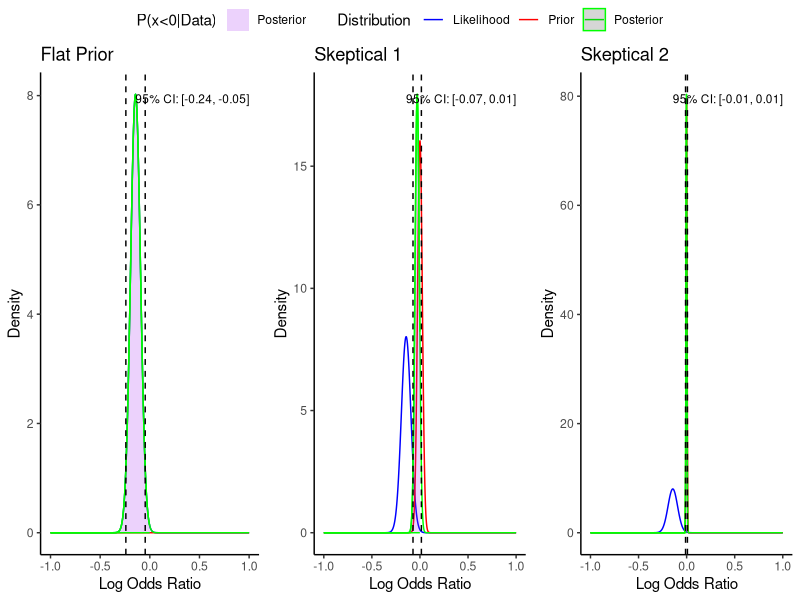
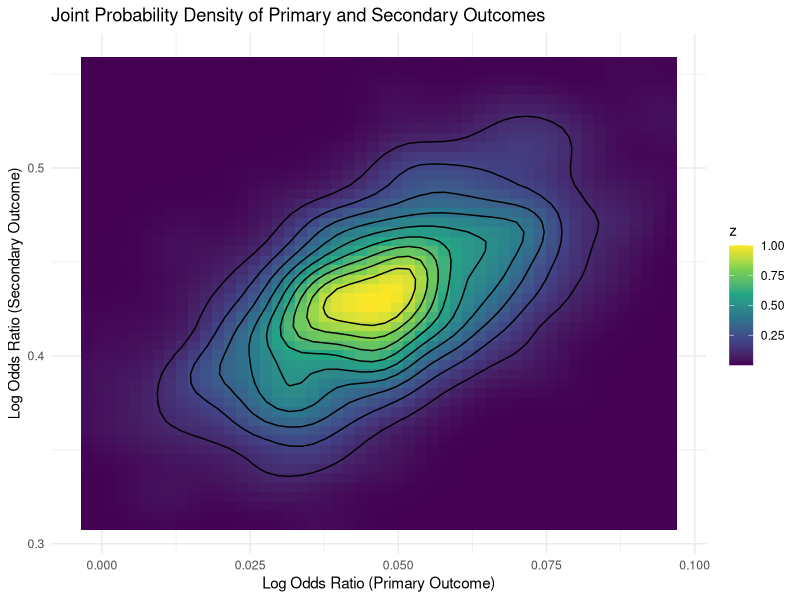
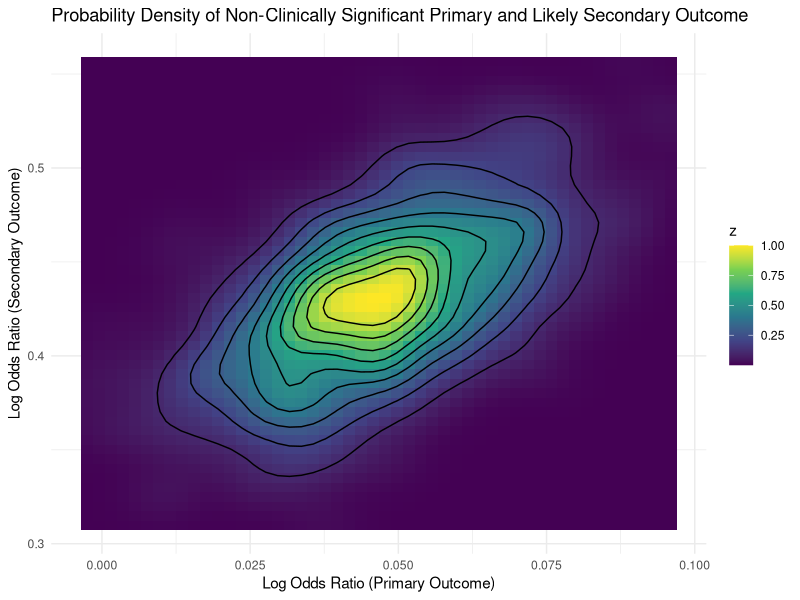

Reproduce these figures in R, in order.
## ---- chunk 1
knitr::opts_chunk$set(echo = FALSE,warning = FALSE,message = FALSE)
## ---- chunk 2
# Install necessary packages if not already installed
if (!require("metafor")) install.packages("metafor")
library(metafor)
library(reshape)
library(ggplot2)
library(MASS)
library(ggplot2)
library(reshape2)  # For melting data frames
library(gridExtra)  # 
library(ggpubr)
library(kernlab)


# Your data from the table (replace with your actual values)
events_treatment <- c(819, 575, 261, 435, 135, 269, 434)
events_placebo <- c(927, 663, 334, 529, 158, 257, 420)
n_treatment <- rep(6992, 7)  # Same N for all treatment groups
n_placebo <- rep(6978, 7)  # Same N for all placebo groups

# Convert proportions to log odds ratios
log_or <- log((events_treatment / (n_treatment - events_treatment)) /
              (events_placebo / (n_placebo - events_placebo)))

# Standard errors for the log odds ratios, derived from the CIs
ci_lower <- c(0.79, 0.76, 0.66, 0.72, 0.67, 0.88, 0.90) # replace with actual lower CI values
ci_upper <- c(0.96, 0.96, 0.91, 0.92, 1.07, 1.24, 1.18) # replace with actual upper CI values
se_log_or <- (log(ci_upper) - log(ci_lower)) / (2 * qnorm(0.975))

# Prior distributions
# Flat prior (mean = 0, large variance)
flat_prior <- list(mu = 0, sigma = 1e6)

# Skeptical priors (mean = 0, smaller variance)
prior_mu <- 0
prior_sigma <- c(0.5*se_log_or)  # replace with your 7 sigma values
# Create a list of prior lists, one for each set of log_or and se_log_or
prior_list1 <- lapply(prior_sigma, function(sigma) list(mu = prior_mu, sigma = sigma))


prior_sigma <- c(0.1*se_log_or)  # replace with your 7 sigma values
# Create a list of prior lists, one for each set of log_or and se_log_or
prior_list2 <- lapply(prior_sigma, function(sigma) list(mu = prior_mu, sigma = sigma))


# Function to calculate the posterior
calc_posterior <- function(log_or, se, prior) {
  var_prior <- prior$sigma^2
  var_data <- se^2
  var_post <- 1 / (1 / var_prior + 1 / var_data)
  mu_post <- var_post * (log_or / var_data + prior$mu / var_prior)
  lower_CI=qnorm(0.025,mean=mu_post,sd = sqrt(var_post))
  upper_CI=qnorm(0.975,mean=mu_post,sd = sqrt(var_post))
  return(list(mu = mu_post, sigma = sqrt(var_post),p0=pnorm(0,mean = mu_post,sd=sqrt(var_post))))
}


# You can then summarize the posterior distributions as needed.
## ---- chunk 3


post_flat <- matrix(unlist(mapply(calc_posterior, log_or, se_log_or, MoreArgs = list(prior = flat_prior), SIMPLIFY = FALSE)),byrow=T,ncol=3,dimnames = list(rep(paste0("Primary Outcome ",1:7)),c("mu1","sigma1","p(logOR<0|data)")))

post_skeptical_1 <- matrix(unlist(mapply(calc_posterior, log_or, se_log_or,prior_list1, SIMPLIFY = FALSE)),byrow=TRUE,ncol=3,dimnames = list(rep(paste0("Primary Outcome ",1:7)),c("mu1","sigma1","p(logOR<0|data)")))

post_skeptical_2 <- matrix(unlist( mapply(calc_posterior, log_or, se_log_or, prior_list2, SIMPLIFY = FALSE)),byrow=T,ncol=3,dimnames = list(rep(paste0("Primary Outcome ",1:7)),c("mu1","sigma1","p(logOR<0|data)")))


## ---- chunk 4
post_flat
## ---- chunk 5
post_skeptical_1
## ---- chunk 6
post_skeptical_2

## ---- chunk 7
# Function to calculate the posterior and plot the distributions

plot_distributions <- function(log_or, se, prior, endpoint_name) {
  # Create a sequence of x values for plotting the distributions
  x_vals <- seq(from = -1, to = 1, length.out = 1000)

  # Define distributions
  likelihood <- dnorm(x_vals, mean = log_or, sd = se)
  prior_dist <- dnorm(x_vals, mean = prior$mu, sd = prior$sigma)
  posterior <- calc_posterior(log_or, se, prior)
  post_dist <- dnorm(x_vals, mean = posterior$mu, sd = posterior$sigma)

  # Calculate the 95% CI for the posterior distribution
  ci_lower <- qnorm(0.025, posterior$mu, posterior$sigma)
  ci_upper <- qnorm(0.975, posterior$mu, posterior$sigma)

  # Prepare data for ggplot
  plot_data <- data.frame(x = x_vals, Likelihood = likelihood, Prior = prior_dist, Posterior = post_dist)
  plot_data <- melt(plot_data, id.vars = "x")

  # Create the plot
  p <- ggplot(plot_data, aes(x = x, y = value, color = variable)) +
    geom_line() +
    geom_ribbon(data = subset(plot_data, variable == "Posterior" & x < 0), 
                aes(ymin = 0, ymax = value, fill = variable), alpha = 0.2) +
    geom_vline(xintercept = ci_lower, linetype = "dashed", color = "black") +
    geom_vline(xintercept = ci_upper, linetype = "dashed", color = "black") +
    annotate("text", x = 1, y = max(plot_data$value), label = sprintf("95%% CI: [%.2f, %.2f]", ci_lower, ci_upper), hjust = 1, vjust = 1, size = 3) +
    scale_color_manual(values = c("Likelihood" = "blue", "Prior" = "red", "Posterior" = "green")) +
    scale_fill_manual(values = c("Posterior" = "Purple")) +
    labs(title = endpoint_name, x = "Log Odds Ratio", y = "Density",fill="P(x<0|Data)",col="Distribution") +
    theme_classic() +
    xlim(-1, 1) # Set x limits

  return(p)
}


flat_prior <- list(mu = 0, sigma = 1e6)
# Skeptical priors (mean = 0, smaller variance)
skeptical_prior_1 <- list(mu = 0, sigma = 0.5*se_log_or[1])
skeptical_prior_2 <- list(mu = 0, sigma = 0.1*se_log_or[1])


plot_primary <- plot_distributions(log_or = log_or[1],se = se_log_or[1], flat_prior, "Flat Prior")
plot_secondary1 <- plot_distributions(log_or = log_or[1],se = se_log_or[1], prior = skeptical_prior_1, "Skeptical 1")
plot_secondary2 <- plot_distributions(log_or = log_or[1],se = se_log_or[1],prior=skeptical_prior_2, "Skeptical 2")


# Arrange the plots in a single row
ggpubr::ggarrange(plot_primary, plot_secondary1, plot_secondary2, nrow = 1,common.legend=TRUE)


## ---- chunk 8

# Event counts for secondary outcomes from the table
n_treated=7001
n_placebo=6964
events_treated <- n_treated * 11.5 / 100  # Number of events in treated group
events_placebo <- n_placebo * 8.6 / 100  # Number of events in placebo group


or_func=function(events_treated,events_placebo,n_treated,n_placebo){
# Calculate odds for each group
  nonevents_treated <- n_treated - events_treated  # Number of nonevents in treated group

  nonevents_placebo <- n_placebo - events_placebo  # Number of nonevents in placebo group

odds_treated <- events_treated / nonevents_treated
odds_placebo <- events_placebo / nonevents_placebo

# Calculate odds ratio
or_secondary <- odds_treated / odds_placebo

# Calculate log odds ratio
log_or_secondary <- log(or_secondary)

# Calculate the variance and standard error of logOR
var_log_or_secondary <- (1 / events_treated) + (1 / nonevents_treated) + 
                        (1 / events_placebo) + (1 / nonevents_placebo)
se_log_or_secondary <- sqrt(var_log_or_secondary)

return(list(logor=log_or_secondary,logse=se_log_or_secondary))}
# Output the standard error of the log odds ratio
#se_log_or_secondary

## ---- chunk 9

# Event counts for secondary outcomes from the table
n_treated <- 7001
n_placebo <- 6964
events_treated <- n_treated * 11.5 / 100  # Number of events in treated group
events_placebo <- n_placebo * 8.6 / 100  # Number of events in placebo group

# Use the function to calculate OR and SE for the secondary outcome
secondary_outcome <- or_func(events_treated, events_placebo, n_treated, n_placebo)
log_or_secondary <- secondary_outcome$logor
se_log_or_secondary <- secondary_outcome$logse

# Define the log odds ratio (logOR) and its standard error for the primary outcome
log_or_primary <- log(0.87)
se_log_or_primary <- (log(0.96) - log(0.79)) / (2 * qnorm(0.975))


se_primary <- (log(0.96) - log(0.79)) / (2 * qnorm(0.975))
se_secondary <- c(0.05) # Placeholder standard errors, replace with actual values

 # For kernel density estimation

# Define prior means and variances
mu_prior <- c(0, 0)  # Assuming a prior mean of 0 for both outcomes
var_primary_prior <- (0.5 * se_log_or_primary)^2  # Smaller variance for primary outcome
var_secondary_prior <- (2 * se_log_or_secondary)^2  # Larger variance for secondary outcome

# Create the prior covariance matrix, incorporating correlation
rho <- 0.8  # Correlation coefficient
Sigma_prior <- matrix(c(var_primary_prior, rho * sqrt(var_primary_prior * var_secondary_prior),
                        rho * sqrt(var_primary_prior * var_secondary_prior), var_secondary_prior),
                      nrow = 2)

# Create the sample covariance matrix
Sigma_sample <- matrix(c(se_log_or_primary^2, rho * se_log_or_primary * se_log_or_secondary,
                         rho * se_log_or_primary * se_log_or_secondary, se_log_or_secondary^2),
                       nrow = 2)

# Calculate the posterior mean and covariance
Sigma_post_inv <- solve(Sigma_prior) + solve(Sigma_sample)
Sigma_post <- solve(Sigma_post_inv)
mu_post <- Sigma_post %*% (solve(Sigma_prior) %*% mu_prior +
                           solve(Sigma_sample) %*% c(log_or_primary, log_or_secondary))

# Generate posterior samples
set.seed(123)
posterior_samples <- mvrnorm(n = 1000, mu = c(mu_post), Sigma = Sigma_post)

# Kernel density estimation on the posterior samples
kde_result <- kde2d(posterior_samples[, 1], posterior_samples[, 2], n = 50)

# Convert the result to a data frame for ggplot2
df <- expand.grid(x = kde_result$x, y = kde_result$y)
# Scale the density values to range between 0 and 1
max_density <- max(kde_result$z)
kde_result$z <- kde_result$z / max_density

df$z <- as.vector(kde_result$z)


# Plot the joint probability density
ggplot(df, aes(x = x, y = y, z = z)) +
  geom_tile(aes(fill = z)) +  # Filled contour plot
  scale_fill_viridis_c() +  # Apply a color scale to the fill
  geom_contour(color = "black") +  # Contour lines in black
  labs(title = "Joint Probability Density of Primary and Secondary Outcomes",
       x = "Log Odds Ratio (Primary Outcome)", y = "Log Odds Ratio (Secondary Outcome)") +
  theme_minimal()
## ---- chunk 10

# [Prior calculations and posterior sample generation code should be here]

# Define the threshold for non-clinically significant primary outcome
threshold_primary <- log(0.95)  # Example threshold, adjust as needed

# Filter samples: primary outcome is non-clinically significant and secondary outcome is likely
filtered_samples <- posterior_samples[posterior_samples[, 1] > threshold_primary & posterior_samples[, 2] > 0, ]

# Kernel density estimation on the filtered samples
kde_result <- kde2d(filtered_samples[, 1], filtered_samples[, 2], n = 50)

# Scale the density values
max_density <- max(kde_result$z)
kde_result$z <- kde_result$z / max_density

# Convert the result to a data frame for ggplot2
df <- expand.grid(x = kde_result$x, y = kde_result$y)
df$z <- as.vector(kde_result$z)

# Plot the joint probability density for the filtered criteria
ggplot(df, aes(x = x, y = y, fill = z)) +
  geom_tile() +
  scale_fill_viridis_c() +
  geom_contour(aes(z = z), color = "black") +
  labs(title = "Probability Density of Non-Clinically Significant Primary and Likely Secondary Outcome",
       x = "Log Odds Ratio (Primary Outcome)", y = "Log Odds Ratio (Secondary Outcome)") +
  theme_minimal()
